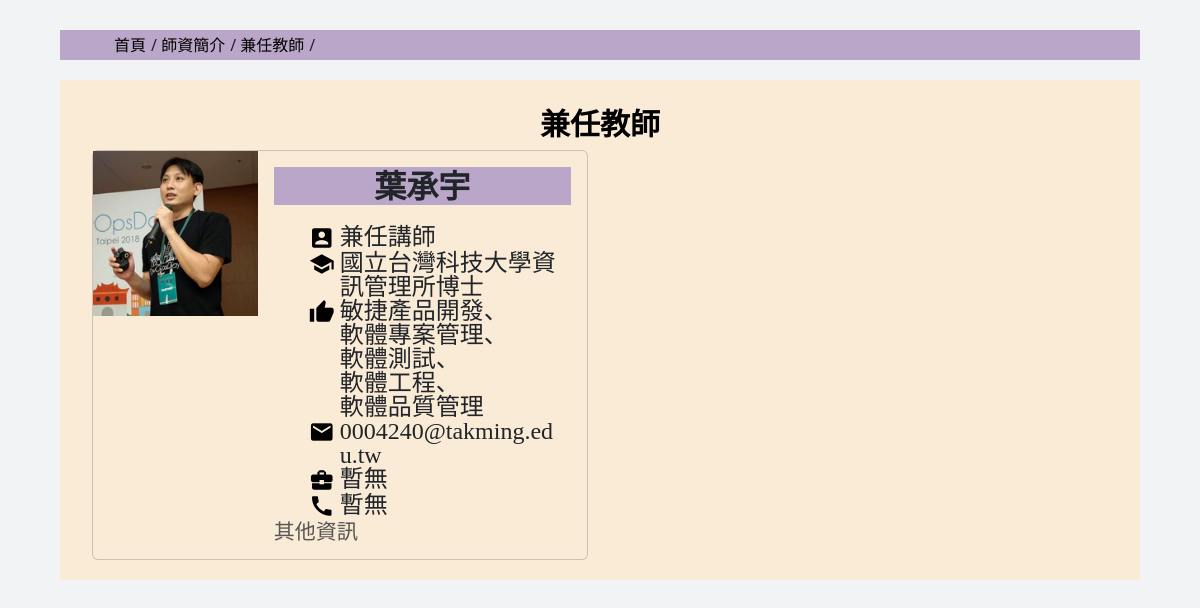
The page /pages/navbar-sublist/Faculty-List/part_time_teachers.php on the database its author committed.
### tables this page shows
CREATE TABLE `teachers` (
  `id` int(11) NOT NULL,
  `name` varchar(255) NOT NULL,
  `title` varchar(255) default NULL,
  `school` varchar(255) default NULL,
  `research_interests` text,
  `email` varchar(255) default NULL,
  `office` varchar(255) default NULL,
  `phone` varchar(20) default NULL,
  `type` varchar(255) default NULL,
  `image_path` varchar(255) default NULL
);

### pages/navbar-sublist/Faculty-List/part_time_teachers.php (the view, shortened to what this page needs)
<?php
$link = include('../../../config.php');
?>
<!DOCTYPE html>
<html lang="en">
<head>
    <?php include '../../../headConfig.php'; ?>
</head>
<body>
    <div class="wrap">
        <div class="href">
            <ol>
                <li class="a1"><a href="./index.php">首頁</a></li>
                <li class="a2"><a href="./pages/navbar-headlist/faculty.php">師資簡介</a></li>
                <li class="a3"><a href="./pages/navbar-sublist/Faculty-List/part_time_teachers.php">兼任教師</a></li>
            </ol>
        </div>
        <div class="main-teacher">
            <p class="main-teacher-p">兼任教師</p>
            <div class="container-fluid">
                <div class="row row-cols-1 row-cols-md-2 row-cols-lg-2 g-4">
                    <?php
                    $sql = "SELECT * FROM teachers WHERE type = '兼任教師'";
                    $result = mysqli_query($link, $sql);
                    while ($row = mysqli_fetch_assoc($result)) {
                        echo '<div class="col-12 col-md-6">';
                        echo '<div class="card  h-100">';
                        echo '<div class="row g-0">';
                        echo '<div class="col-md-4">';
                        echo '<img src="' . $row['image_path'] . '" alt="' . $row['name'] . '" class="teacher-card-img w-100">';
                        echo '</div>';
                        echo '<div class="col-md-8">';
                        echo '<div class="card-body">';
                        echo '<h5 class="card-title">' . $row['name'] . '</h5>';
                        echo '<div class="icon-text-container">';
                        echo '<i class="material-icons">account_box</i>';
                        echo '<p class="card-text">' . $row['title'] . '</p>';
                        echo '</div>';
                        echo '<div class="icon-text-container">';
                        echo '<i class="material-icons">school</i>';
                        echo '<p class="card-text">' . $row['school'] . '</p>';
                        echo '</div>';
                        echo '<div class="icon-text-container">';
                        echo '<i class="material-icons">thumb_up</i>';
                        echo '<p class="card-text teacher-text-keep">' . $row['research_interests'] . '</p>';
                        echo '</div>';
                        echo '<div class="icon-text-container">';
                        echo '<i class="material-icons">email</i>';
                        echo '<p class="card-text">' . $row['email'] . '</p>';
                        echo '</div>';
                        echo '<div class="icon-text-container">';
                        echo '<i class="material-icons">business_center</i>';
                        echo '<p class="card-text">';
                        echo !empty($row['office']) ? $row['office'] : '暫無' ;
                        echo '</p>';
                        echo '</div>';
                        echo '<div class="icon-text-container">';
                        echo '<i class="material-icons">call</i>';
                        echo '<p class="card-text">';
                        echo !empty($row['phone']) ? $row['phone'] : '暫無';
                        echo '</p>';
                        echo '</div>';
                        echo '<p class="card-text"><small class="text-muted">其他資訊</small></p>';
                        echo '</div>';
                        echo '</div>';
                        echo '</div>';
                        echo '</div>';
                        echo '</div>';
                    }
                    ?>
                </div>
            </div>
        </div>
    </div>
</body>
</html>

### assets/css/main.css (style rules this page uses)
* { margin: 0; padding: 0; border: 0; font-size: 100%; font: inherit; vertical-align: baseline; }
body { line-height: 1; background-color: #f2f3f5; }
ol, ul { list-style: none; }
.wrap { width: 90%; margin: 0px auto; background-color: #f2f3f5; }
.href { height: 30px; margin-top: 30px; background-color: #baa6c9; }
.href ol { list-style: none; margin: 0; padding: 0; line-height: 30px; margin-left: 5%; }
.href li { display: inline-block; }
.href a { color: #000; }
.a1::after { content: '/'; margin-left: 5px; }
.a2::after { content: '/'; margin-left: 5px; }
.a3::after { content: '/'; margin-left: 5px; }
.material-icons { font-size: 35px; vertical-align: middle; color: black; margin-left: 35px; }
a { text-decoration: none; color: red; }
.main-teacher { height: auto; background-color: antiquewhite; margin-bottom: 20px; margin-top: 20px; display: flex; flex-direction: column; padding: 20px; text-align: center; }
.main-teacher-p { font-size: 30px; font-family: 微軟正黑體; font-weight: bold; color: black; margin: 10px; text-align: center; }
.material-icons { font-size: 26px; vertical-align: middle; color: black; margin-right: 5px; }
.teacher-card-img { width: 100%; height: auto; object-fit: cover; }
.icon-text-container { display: flex; align-items: top; }
.card { max-width: 640px; background-color: antiquewhite; }
.card-title { text-align: center; background-color: #baa6c9; font-weight: bold; font-size: 32px; margin-bottom: 20px; }
.card-body { display: flex; flex-direction: column; }
.card-text { font-size: 1.5em; flex: 1; font-family: 微軟正黑體; word-break: break-all; white-space: normal; margin-bottom: 20px; word-wrap: break-word; text-align:left ; }
.teacher-text-keep { word-break: keep-all; }

### rows shown on the page
teachers: image_path (picture), name "葉承宇", title "兼任講師", school "國立台灣科技大學資訊管理所博士", research_interests "敏捷產品開發、軟體專案管理、軟體測試、軟體工程、軟體品質管理", email "0004240@takming.edu.tw", shows "暫無"
